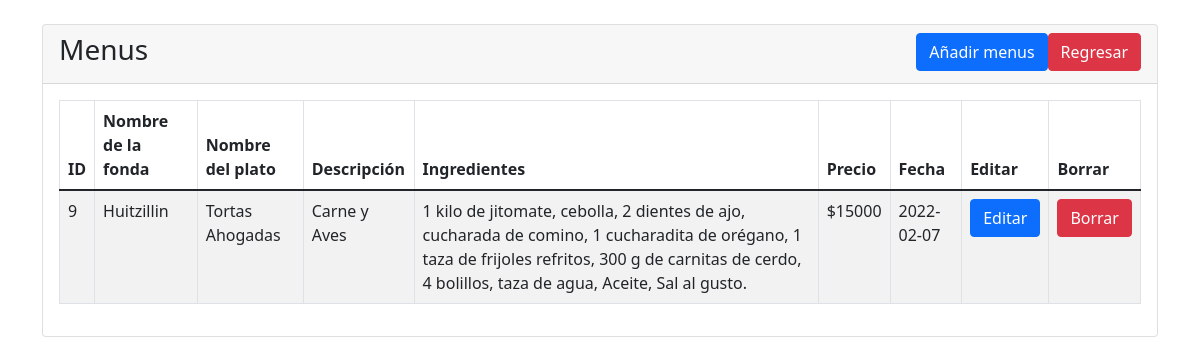
Screenshot of /menus.php with the database file from the repository.
### tables this page shows
CREATE TABLE `menu` (
  `id` int(11) NOT NULL,
  `nombre_id` int(11) NOT NULL,
  `nombre_plato` text NOT NULL,
  `descripcion` longtext NOT NULL,
  `ingredientes` longtext NOT NULL,
  `precio` text NOT NULL,
  `fecha` date NOT NULL
);

CREATE TABLE `catalogo` (
  `nombre_id` int(11) NOT NULL,
  `nombre` varchar(50) NOT NULL,
  `calle` varchar(70) NOT NULL,
  `numero_exterior` varchar(15) NOT NULL,
  `numero_interior` varchar(15) NOT NULL,
  `codigo_postal` varchar(10) NOT NULL,
  `colonia` varchar(50) NOT NULL,
  `municipio` varchar(50) NOT NULL,
  `ciudad` varchar(50) NOT NULL,
  `estado` varchar(50) NOT NULL,
  `pais` varchar(50) NOT NULL
);

### menus.php (the view, shortened to what this page needs)
<?php include('header.php');
include('db.php');
?>
<div class="container">
    <div class0"row">
        <div class="col-md-12 mt-4">
            <div class="card">
                <div class="card-header">
                    <h3>Menus
                    <a href="index.php" class="btn btn-danger float-end">Regresar</a>
                    <a href="menu-add.php" class="btn btn-primary float-end">Añadir menus</a>
                    </h3>
                </div>
                <div class="card-body">
                    <table class="table table-bordered table-striped">
                        <thead>
                            <tr>
                                <th>ID</th>
                                <th>Nombre de la fonda</th>
                                <th>Nombre del plato</th>
                                <th>Descripción</th>
                                <th>Ingredientes</th>
                                <th>Precio</th>
                                <th>Fecha</th>
                                <th>Editar</th>
                                <th>Borrar</th>
                            </tr>
                        </thead>
                        <tbody>
                            <?php
                            $query = "SELECT Me.id, Ca.nombre, Me.nombre_plato, Me.descripcion,
                            Me.ingredientes, Me.precio, me.fecha FROM menu Me INNER JOIN catalogo Ca ON Me.nombre_id = Ca.nombre_id";
                            $statement = $conn->prepare($query);
                            $statement->execute();
                            $statement->setFetchMode(PDO::FETCH_OBJ);
                            $result = $statement->fetchAll();
                            if($result)
                            {
                                foreach($result as $row)
                                {
                                    ?>
                                    <tr>
                                        <td><?= $row->id; ?></td>
                                        <td><?= $row->nombre; ?></td>
                                        <td><?= $row->nombre_plato; ?></td>
                                        <td><?= $row->descripcion; ?></td>
                                        <td><?= $row->ingredientes; ?></td>
                                        <td><?= $row->precio; ?></td>
                                        <td><?= $row->fecha; ?></td>
                                        <td>
                                            <a href="menu-edit.php?id=<?= $row->id; ?>" class="btn btn-primary">Editar</a>
                                        </td>
                                        <td>
                                            <form action="procesar.php" method="POST">
                                                <button type="submit" name="delete_menu" value="<?=$row->id;?>" class="btn btn-danger">Borrar</button>
                                            </form>
                                        </td>
                                    </tr>
                                    <?php
                                }
                            }
                            else
                            {
                                ?>
                                <tr>
                                    <td colspan="11">No se encontraron resultados</td>
                                </tr>
                                <?php
                            }
                            ?>
                        </tbody>
                    </table>
                </div>
            </div>
        </div>
    </div>
</div>
<?php include('footer.php'); ?>

### rows the page displays
menu: id "9", nombre.nombre "Huitzillin", nombre_plato "Tortas Ahogadas", descripcion "Carne y Aves", ingredientes "1 kilo de jitomate, cebolla, 2 dientes de ajo, cucharada de comino, 1 cucharadita de orégano, 1 taza de frijoles refritos, 300 g de carnitas de cerdo, 4 bolillos, taza de agua, Aceite, Sal al gusto.", precio "$15000", fecha "2022-02-07"
